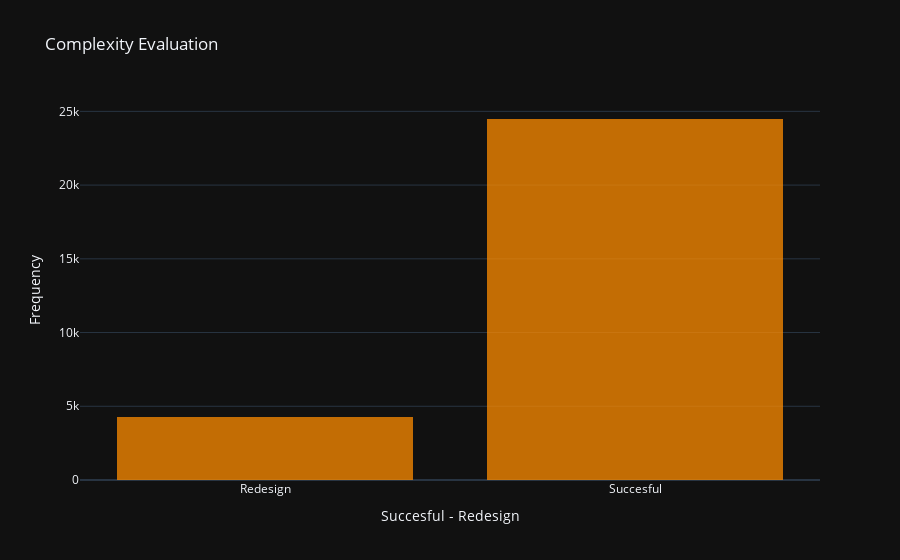

Notebook code cell kept with this figure:
### Code cell
# Histogram
trace = go.Histogram(
    x = data.complexityEvaluation,
    opacity = 0.75,
    name = 'Complexity Evaluation',
    marker = dict(color = 'darkorange')
)
hist_data = [trace]
hist_layout = go.Layout(barmode='overlay',
                   title = 'Complexity Evaluation',
                   xaxis = dict(title = 'Succesful - Redesign'),
                   yaxis = dict(title = 'Frequency')
)
fig = go.Figure(data = hist_data, layout = hist_layout)
iplot(fig)

### Figure 1 — Plotly figure (JSON) as saved in the notebook; plotly's stock layout.template omitted (floating-point values rounded to 4 significant figures; data arrays with more than 128 entries replaced by an {"elided": "..."} marker saying what was removed)
{"data": [{"marker": {"color": "darkorange"}, "name": "Complexity Evaluation", "opacity": 0.75, "x": {"elided": "28750 str values"}, "type": "histogram"}], "layout": {"barmode": "overlay", "title": {"text": "Complexity Evaluation"}, "xaxis": {"title": {"text": "Succesful - Redesign"}}, "yaxis": {"title": {"text": "Frequency"}}}}
